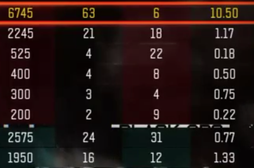
#> input picture 58546623-pytesseract-extract-text-rectangle/1.png, 254 x 168 px
$ python pytesseract_extract_text_rectangle.py
#> lines starting #> are read from the running program, lines starting #| are printed output that depends on the picture; after the words box and inside, x2 and y2 are one past the last pixel; in counts of white or black regions, pixels touching at a corner belong together
import cv2
import pytesseract
import imutils

pytesseract.pytesseract.tesseract_cmd = r"C:\Program Files\Tesseract-OCR\tesseract.exe"

# Resize, grayscale, Otsu's threshold
image = cv2.imread('1.png')
#> image is the input picture: shape (168, 254, 3); mean B, G, R 21, 23.4, 39.8
image = imutils.resize(image, width=500)
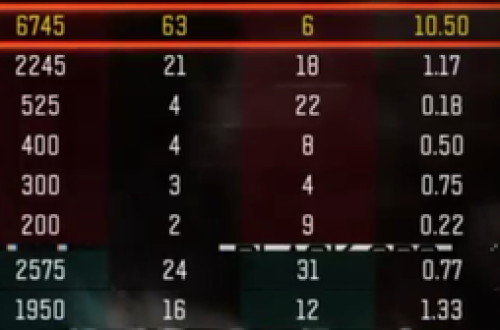
#> image: shape (330, 500, 3); mean B, G, R 20.9, 23.3, 39.8
gray = cv2.cvtColor(image, cv2.COLOR_BGR2GRAY)
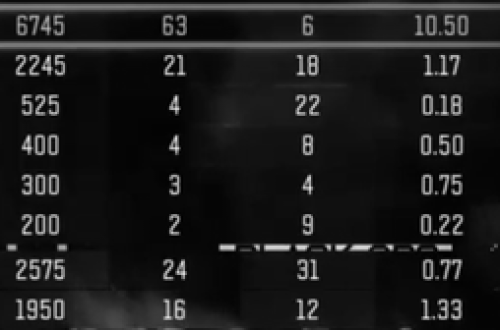
#> gray: shape (330, 500); min 0, max 225, mean 28
thresh = cv2.threshold(gray, 0, 255, cv2.THRESH_BINARY_INV + cv2.THRESH_OTSU)[1]
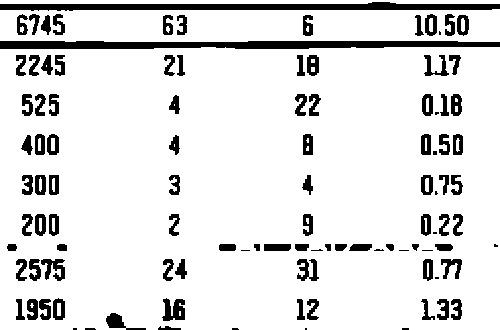
#> thresh: shape (330, 500); 88.4% white; 105 black regions (16 under 20 px), largest, box (x1, y1, x2, y2) and area: (0, 41, 500, 49) 3394, (0, 2, 500, 11) 3053, (162, 298, 185, 321) 361

# Invert image and perform morphological operations
inverted = 255 - thresh
kernel = cv2.getStructuringElement(cv2.MORPH_RECT, (15,3))
close = cv2.morphologyEx(inverted, cv2.MORPH_CLOSE, kernel, iterations=1)
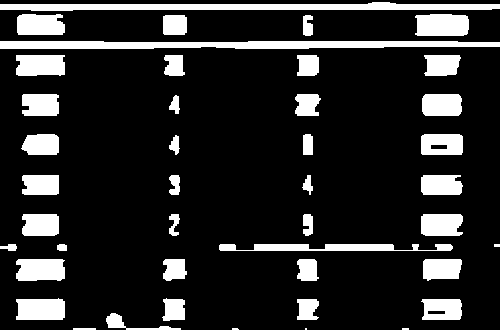
#> close: shape (330, 500); 16% white; 43 white regions (4 under 20 px)

# Find contours and filter using aspect ratio and area
cnts = cv2.findContours(close, cv2.RETR_EXTERNAL, cv2.CHAIN_APPROX_SIMPLE)
#> cnts = 43 contours, 4 with area under 20; largest, box (x1, y1, x2, y2) and area: (0, 41, 500, 49) 2906, (0, 2, 500, 11) 2576, (415, 14, 469, 36) 1034, (219, 244, 453, 251) 966, (16, 259, 65, 281) 932
cnts = cnts[0] if len(cnts) == 2 else cnts[1]
for c in cnts:
    area = cv2.contourArea(c)
    peri = cv2.arcLength(c, True)
    approx = cv2.approxPolyDP(c, 0.01 * peri, True)
    x,y,w,h = cv2.boundingRect(approx)
    aspect_ratio = w / float(h)
    if (aspect_ratio >= 2.5 or area < 75):
        cv2.drawContours(thresh, [c], -1, (255,255,255), -1)
#> this loop made 43 passes
#> (area, peri, x, y, w, h, aspect_ratio) on passes 5, 6, 7, 8, 9, 10, 11, 12, 13, 16, 17, 18: (265, 174.6, 106, 313, 75, 17, 4.41), (741.5, 119.6, 421, 299, 41, 21, 1.95), (341.5, 91.56, 297, 299, 22, 21, 1.05), (392.5, 89.56, 162, 298, 23, 23, 1), (926.5, 137.9, 16, 298, 49, 22, 2.23), (697.5, 112.7, 423, 259, 39, 22, 1.77), (367.5, 83.56, 297, 259, 22, 22, 1), (388, 88.97, 163, 259, 24, 22, 1.09), (932, 144.6, 16, 259, 49, 22, 2.23), (49.5, 28.24, 57, 244, 10, 7, 1.43), (62, 41.66, 0, 244, 17, 7, 2.43), (806, 129, 421, 214, 42, 22, 1.91)
#> (area, peri, approx, x, y, w, h, aspect_ratio) on passes 4, 15, 38, 43: (22, 46, [[73, 328], [73, 329], [95, 329], [95, 328]], 73, 328, 23, 2, 11.5), (966.5, 520.9, [[219, 245], [452, 248]], 219, 245, 234, 4, 58.5), (2905.5, 1012.7, [[0, 41], [499, 46]], 0, 41, 500, 6, 83.33), (2575.5, 1009.9, [[499, 4], [0, 9]], 0, 4, 500, 6, 83.33)
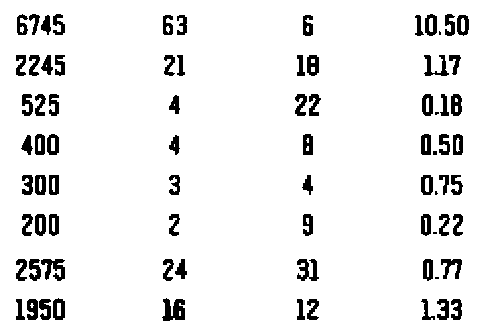
#> thresh: shape (330, 500); 93.1% white; 78 black regions (6 under 20 px), largest, box (x1, y1, x2, y2) and area: (162, 298, 185, 321) 361, (41, 259, 65, 281) 294, (297, 259, 319, 281) 273

# Blur and perform text extraction
thresh = cv2.GaussianBlur(thresh, (3,3), 0)
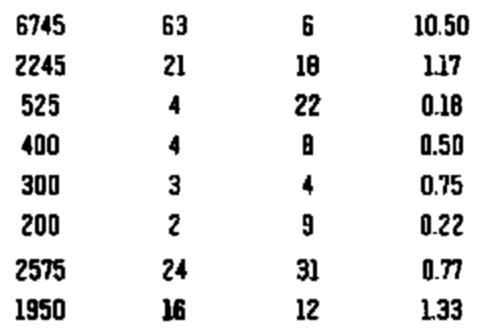
#> thresh: shape (330, 500); min 0, max 255, mean 237.5
#> (the run stopped early here; a loop or call above may not have finished)
